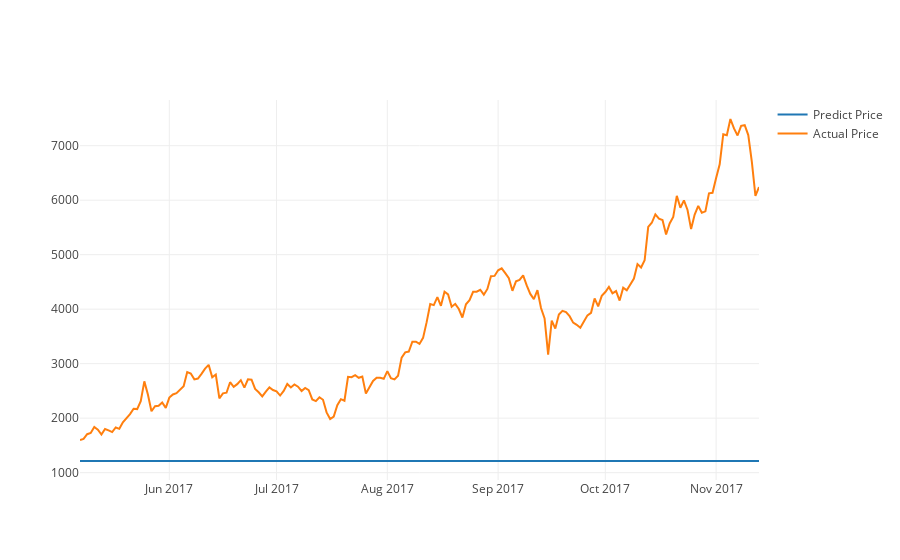

Here is the notebook cell this chart was saved with:
### Markdown cell above
#### Plot predicted and actual line graph with X=dates, Y=USD

### Code cell
actual_chart = go.Scatter(x=predictDates, y=testY_reshape, name= 'Actual Price')
predict_chart = go.Scatter(x=predictDates, y=yhat_reshape, name= 'Predict Price')
py.iplot([predict_chart, actual_chart])

### Figure 1 — Plotly figure (JSON) as saved in the notebook; plotly's stock layout.template omitted (floating-point values rounded to 4 significant figures; data arrays with more than 128 entries replaced by an {"elided": "..."} marker saying what was removed)
{"data": [{"name": "Predict Price", "type": "scatter", "uid": "8be656ce-34cb-4c6f-b629-a5973a19c0a2", "x": {"elided": "191 str values"}, "y": {"elided": "191 float values"}}, {"name": "Actual Price", "type": "scatter", "uid": "bfc98253-fd44-49a6-9fea-10f7978d9fee", "x": {"elided": "191 str values"}, "y": {"elided": "191 float values"}}], "layout": {}}
